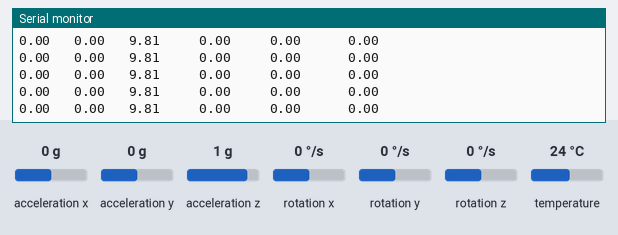
This sketch was run on a simulated ESP32. Shown: the last lines printed to the serial monitor. The inputs (shaded band) are chosen by the test bench; at power-on: acceleration x 0 g, acceleration y 0 g, acceleration z 1 g, rotation x 0 °/s, rotation y 0 °/s, rotation z 0 °/s, temperature 24 °C.

Above: at 1.2 s.
1.3 s: acceleration x set to -1.4 g
At 2.4 s:
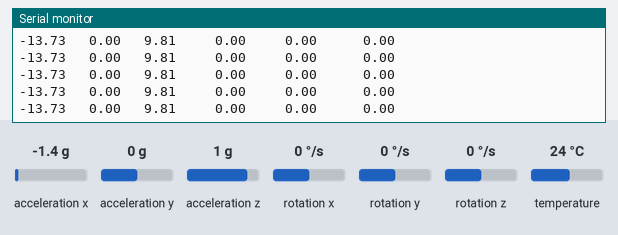
2.8 s: acceleration y set to -1.4 g
At 3.4 s:
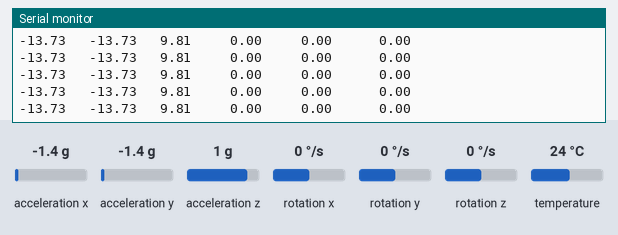
4.3 s: acceleration z set to -1.4 g
At 5.0 s:
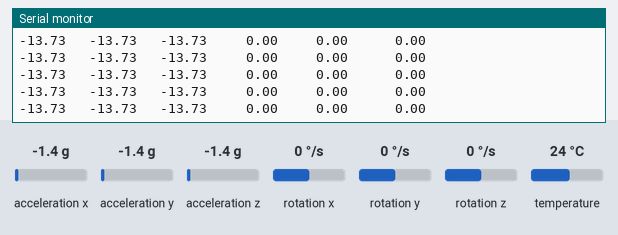
5.8 s: rotation x set to -192 °/s
At 6.6 s:
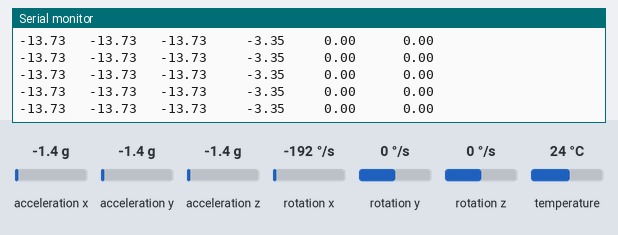
7.3 s: rotation y set to -192 °/s
At 7.8 s:
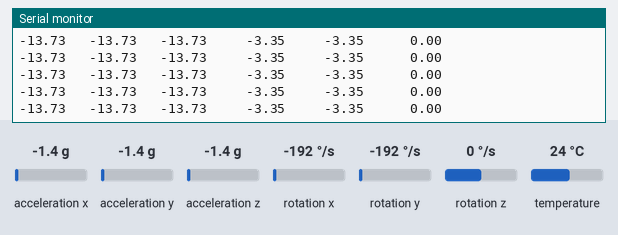

The sketch:

MPU6050.ino
```cpp
#include <Wire.h>
#include <Adafruit_MPU6050.h>
#include <Adafruit_Sensor.h>

Adafruit_MPU6050 mpu;

// 定义ESP32上的SDA和SCL引脚
#define SDA_PIN 21
#define SCL_PIN 22

void setup() {
  // 初始化I2C通信，使用指定的SDA和SCL引脚
  Wire.begin(SDA_PIN, SCL_PIN);

  Serial.begin(115200);
  Serial.println("Initialize MPU6050");

  if (!mpu.begin()) {
    Serial.println("Could not find a valid MPU6050 sensor, check wiring!");
    while (1) {
      delay(20);
    }
  }

  // 配置传感器
  mpu.setAccelerometerRange(MPU6050_RANGE_2_G);
  mpu.setGyroRange(MPU6050_RANGE_250_DEG);
  mpu.setFilterBandwidth(MPU6050_BAND_21_HZ);

  // 列出各项设定
  checkSettings();
}

void checkSettings() {
  Serial.println();
  Serial.print(" * Accelerometer Range:   ");
  switch(mpu.getAccelerometerRange()) {
    case MPU6050_RANGE_16_G: Serial.println("+/- 16 g"); break;
    case MPU6050_RANGE_8_G: Serial.println("+/- 8 g"); break;
    case MPU6050_RANGE_4_G: Serial.println("+/- 4 g"); break;
    case MPU6050_RANGE_2_G: Serial.println("+/- 2 g"); break;
  }
  Serial.print(" * Gyro Range:            ");
  switch(mpu.getGyroRange()) {
    case MPU6050_RANGE_250_DEG: Serial.println("+/- 250 deg/s"); break;
    case MPU6050_RANGE_500_DEG: Serial.println("+/- 500 deg/s"); break;
    case MPU6050_RANGE_1000_DEG: Serial.println("+/- 1000 deg/s"); break;
    case MPU6050_RANGE_2000_DEG: Serial.println("+/- 2000 deg/s"); break;
  }
  Serial.print(" * Filter Bandwidth:      ");
  switch(mpu.getFilterBandwidth()) {
    case MPU6050_BAND_260_HZ: Serial.println("260 Hz"); break;
    case MPU6050_BAND_184_HZ: Serial.println("184 Hz"); break;
    case MPU6050_BAND_94_HZ: Serial.println("94 Hz"); break;
    case MPU6050_BAND_44_HZ: Serial.println("44 Hz"); break;
    case MPU6050_BAND_21_HZ: Serial.println("21 Hz"); break;
    case MPU6050_BAND_10_HZ: Serial.println("10 Hz"); break;
    case MPU6050_BAND_5_HZ: Serial.println("5 Hz"); break;
  }

  Serial.println();
  Serial.println("       Accelerometer                      Gyrometer           ");
  Serial.println("--------------------------------------------------------------");
  Serial.println(" Xraw      Yraw       Zraw        Xnorm     Ynorm     Znorm   ");
}

void loop() {
  // 读取加速度计和陀螺仪的值
  sensors_event_t accel, gyro, temp;
  mpu.getEvent(&accel, &gyro, &temp);

  Serial.print(accel.acceleration.x);
  Serial.print("   ");
  Serial.print(accel.acceleration.y);
  Serial.print("   ");
  Serial.print(accel.acceleration.z);
  Serial.print("     ");

  Serial.print(gyro.gyro.x);
  Serial.print("     ");
  Serial.print(gyro.gyro.y);
  Serial.print("      ");
  Serial.println(gyro.gyro.z);

  delay(20);
}
```

Measured:
- after the input at 1.3 s, the serial monitor: prints a new line at once (image 1)
- after the input at 2.8 s, the serial monitor: prints a new line at once (image 2)
- after the input at 4.3 s, the serial monitor: prints a new line at once (image 3)
- after the input at 5.8 s, the serial monitor: prints a new line at once (image 4)
- after the input at 7.3 s, the serial monitor: prints a new line at once (image 5)
